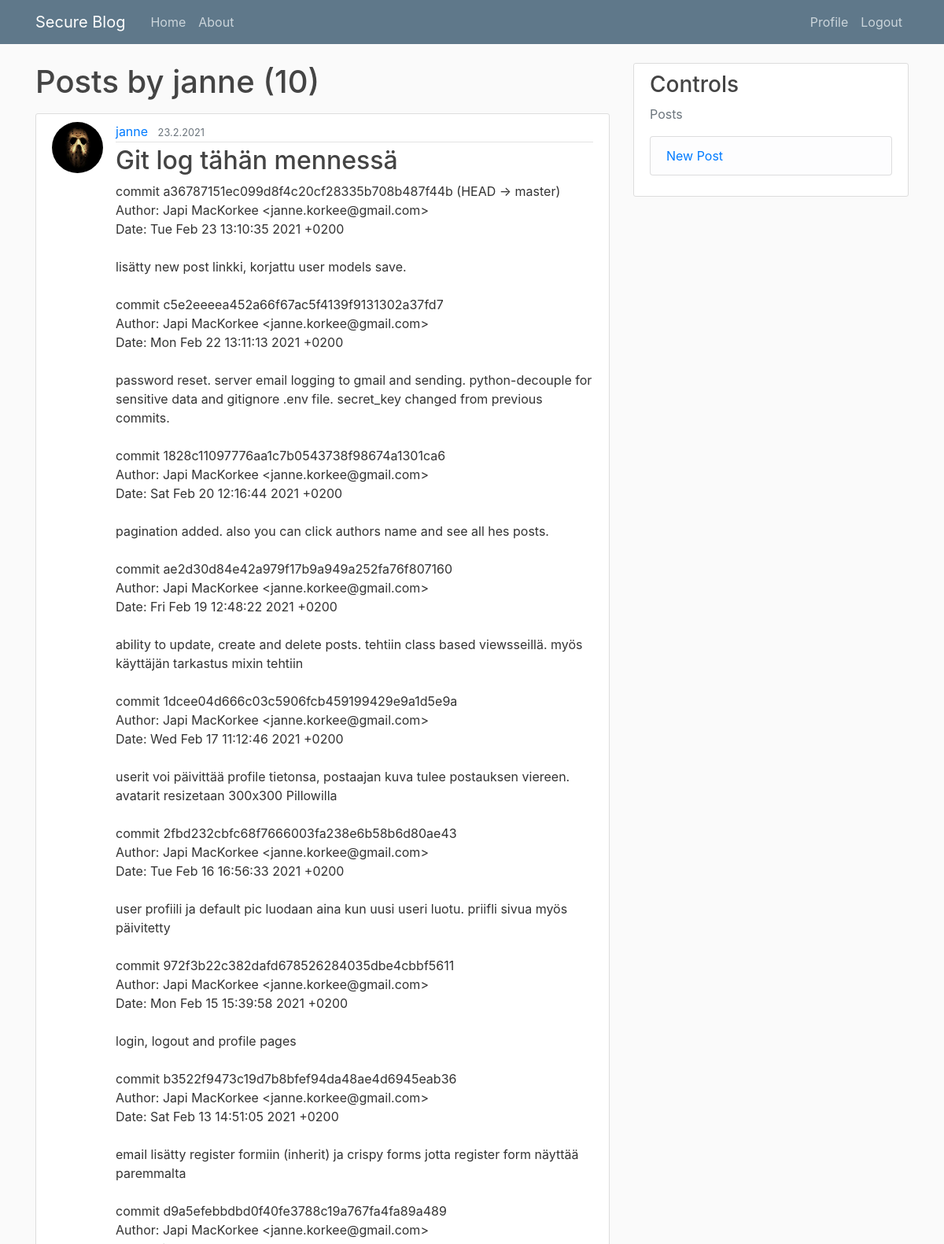
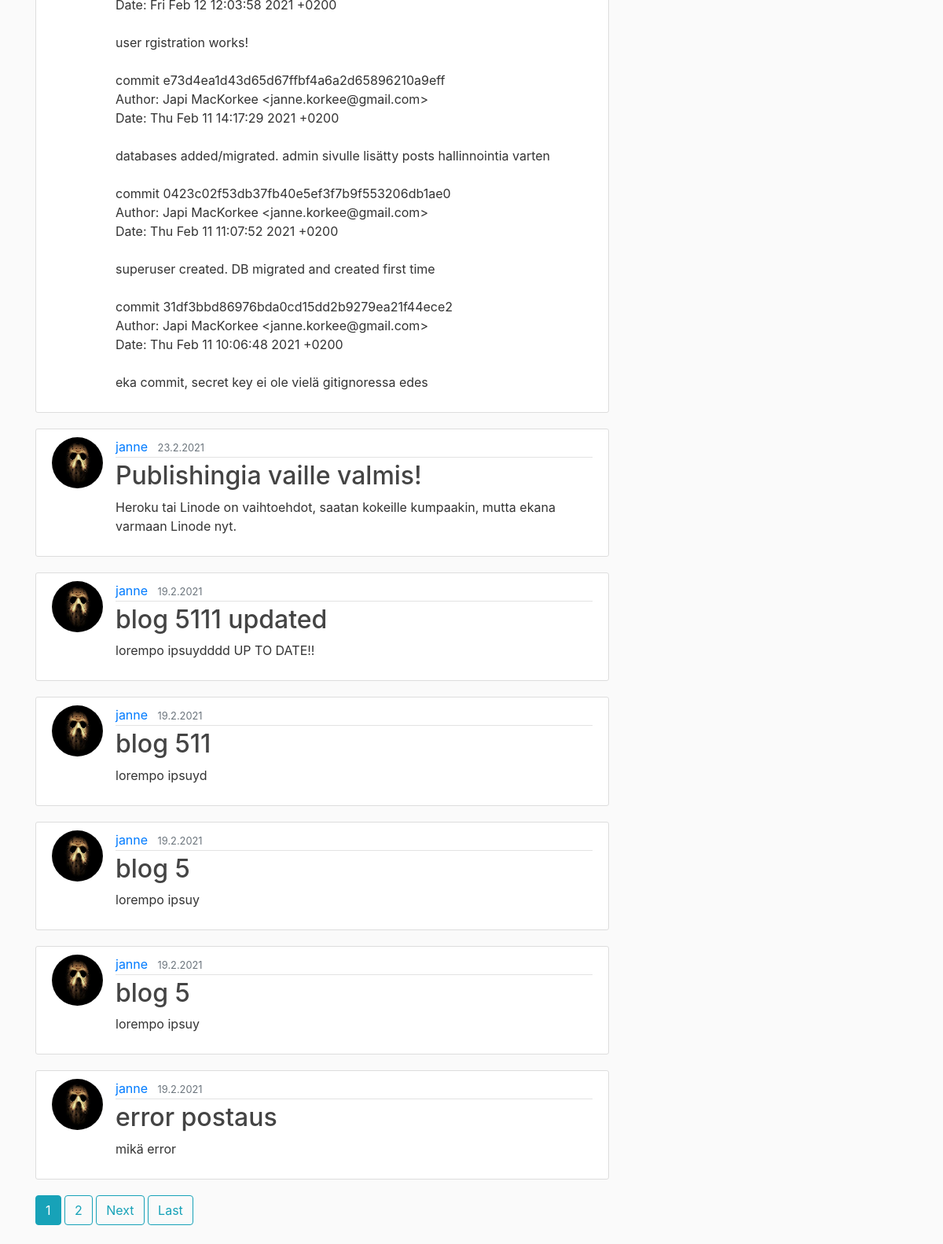
The app's page /user/janne (signed in) with its own data (2 pictures, top to bottom).
### blog/models.py (models this page shows, shortened)
class Post(models.Model):
	title = models.CharField(max_length=100)
	content = models.TextField()
	date_posted = models.DateTimeField(default=timezone.now)
	author = models.ForeignKey(User, on_delete=models.CASCADE)

### users/models.py (models this page shows, shortened)
class Profile(models.Model):
	user = models.OneToOneField(User, on_delete=models.CASCADE)
	image = models.ImageField(default='default.jpg', upload_to='profile_pics')

### blog/views.py (the view)
# urls.py: path('user/<str:username>', UserPostListView.as_view(), name='user-posts'),
class UserPostListView(ListView):
	model = Post
	template_name = 'blog/user_posts.html'
	context_object_name = 'posts'
	paginate_by = 7
	def get_queryset(self):
		user = get_object_or_404(User, username=self.kwargs.get('username'))
		return Post.objects.filter(author=user).order_by('-date_posted')

### blog/templates/blog/user_posts.html (shortened to what this page needs)
{% extends "blog/base.html" %}
{% block content %}
	<h1 class="mb-3">Posts by {{ view.kwargs.username }} ({{ page_obj.paginator.count }})</h1>
	{% for post in posts %}
		<article class="media content-section">
		  <img class="rounded-circle article-img" src="{{ post.author.profile.image.url }}">
		  <div class="media-body">
		    <div class="article-metadata">
		      <a class="mr-2" href="{% url 'user-posts' post.author.username %}">{{ post.author }}</a>
		      <small class="text-muted">{{ post.date_posted|date:"j.n.Y" }}</small>
		    </div>
		    <h2><a class="article-title" href="{% url 'post-detail' post.id %}">{{ post.title }}</a></h2>
		    <p class="article-content">{{ post.content }}</p>
		  </div>
		</article>
	{% endfor %}
	{% if is_paginated %}
		{% for num in page_obj.paginator.page_range %}
			{% if page_obj.number == num %}
				<a class="btn btn-info mb-4" href="?page={{ num }}">{{ num }}</a>
			{% elif num > page_obj.number|add:'-3' and num < page_obj.number|add:'3' %}
				<a class="btn btn-outline-info mb-4" href="?page={{ num }}">{{ num }}</a>
			{% endif %}
		{% endfor %}
		{% if page_obj.has_next %}
			<a class="btn btn-outline-info mb-4" href="?page={{ page_obj.next_page_number }}">Next</a>
			<a class="btn btn-outline-info mb-4" href="?page={{ page_obj.paginator.num_pages }}">Last</a>
		{% endif %}
	{% endif %}
{% endblock content %}

### blog/static/blog/main.css (style rules this page uses)
body { background: #fafafa; color: #333333; margin-top: 5rem; }
h1, h2, h3, h4, h5, h6 { color: #444444; }
.content-section { background: #ffffff; padding: 10px 20px; border: 1px solid #dddddd; border-radius: 3px; margin-bottom: 20px; }
.article-title { color: #444444; }
.article-content { white-space: pre-line; }
.article-img { height: 65px; width: 65px; margin-right: 16px; }
.article-metadata { padding-bottom: 1px; margin-bottom: 4px; border-bottom: 1px solid #e3e3e3 }

### records on screen
Post: author.profile.image (picture), author "janne", date_posted "23.2.2021", title "Git log tähän mennessä", content "commit a36787151ec099d8f4c20cf28335b708b487f44b (HEAD -> master) Author: Japi MacKorkee <janne.korkee@gmail.com> Date: Tue Feb 23 13:10:35 2021 +0200 lisätty new post linkki, korjattu user models save. commit c5e2eeeea452a66f67ac5f4139f9131302a37fd7 Author: Japi MacKorkee <janne.korkee@gmail.com> Date: Mon Feb 22 13:11:13 2021 +0200 password reset. server email logging to gmail and sending. python-decouple for sensitive data and gitignore .env file. secret_key changed from previous commits. commit 1828c11097776aa1c7b0543738f98674a1301ca6 Author: Japi MacKorkee <janne.korkee@gmail.com> Date: Sat Feb 20 12:16:44 2021 +0200 pagination added. also you can click authors name and see all hes…"
Post: author.profile.image (picture), author "janne", date_posted "23.2.2021", title "Publishingia vaille valmis!", content "Heroku tai Linode on vaihtoehdot, saatan kokeille kumpaakin, mutta ekana varmaan Linode nyt."
Post: author.profile.image (picture), author "janne", date_posted "19.2.2021", title "blog 5111 updated", content "lorempo ipsuydddd UP TO DATE!!"
Post: author.profile.image (picture), author "janne", date_posted "19.2.2021", title "blog 511", content "lorempo ipsuyd"
Post: author.profile.image (picture), author "janne", date_posted "19.2.2021", title "blog 5", content "lorempo ipsuy"
Post: author.profile.image (picture), author "janne", date_posted "19.2.2021", title "blog 5", content "lorempo ipsuy"
Post: author.profile.image (picture), author "janne", date_posted "19.2.2021", title "error postaus", content "mikä error"

### other values on screen
{{ view.kwargs.username }} "janne"
{{ page_obj.paginator.count }} "10"
{{ num }} "1"
{{ num }} "2"
